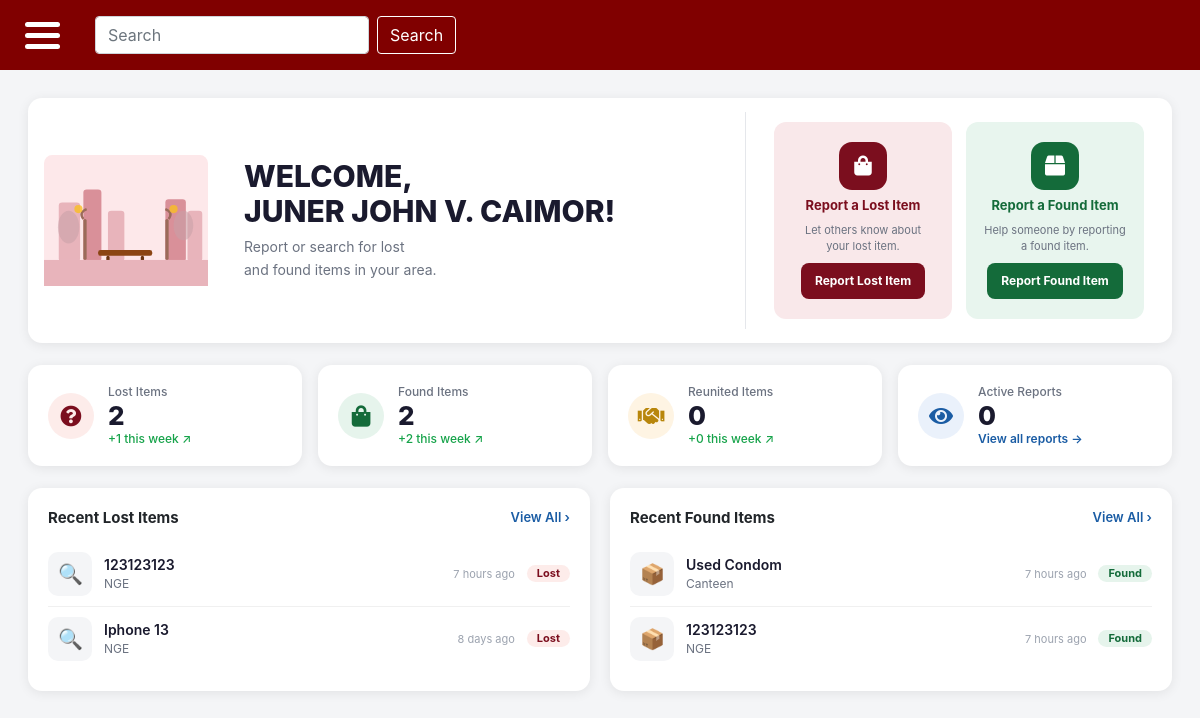
Page /dashboard.php (signed in) on the committed database.
### tables this page shows
CREATE TABLE `users` (
  `user_id` int(11) NOT NULL,
  `full_name` varchar(255) DEFAULT NULL,
  `institutionalEmail` varchar(255) DEFAULT NULL,
  `password` varchar(255) NOT NULL,
  `is_admin` tinyint(1) DEFAULT 0
);

CREATE TABLE `posts` (
  `post_id` int(11) NOT NULL,
  `user_id` int(11) DEFAULT NULL,
  `location_id` int(11) DEFAULT NULL,
  `specific_location` varchar(255) DEFAULT NULL,
  `category_id` int(11) DEFAULT NULL,
  `dropOff_id` int(11) DEFAULT NULL,
  `type` varchar(255) DEFAULT NULL,
  `itemName` varchar(255) DEFAULT NULL,
  `publicDescription` varchar(255) DEFAULT NULL,
  `privateDetails` varchar(255) DEFAULT NULL,
  `currentStatus` varchar(20) DEFAULT 'PENDING',
  `dateReported` datetime DEFAULT current_timestamp(),
  `expirationDate` datetime DEFAULT NULL
);

CREATE TABLE `location` (
  `location_id` int(11) NOT NULL,
  `locationName` varchar(255) NOT NULL,
  `zone` varchar(100) NOT NULL
);

### dashboard.php (the view, shortened to what this page needs)
<?php
require_once 'connect.php';
$lostCount     = $connection->query("SELECT COUNT(*) AS c FROM posts WHERE type='LOST'")->fetch_assoc()['c'] ?? 0;
$foundCount    = $connection->query("SELECT COUNT(*) AS c FROM posts WHERE type='FOUND'")->fetch_assoc()['c'] ?? 0;
$reunitedCount = $connection->query("SELECT COUNT(*) AS c FROM posts WHERE currentStatus='REUNITED'")->fetch_assoc()['c'] ?? 0;
$activeCount   = $connection->query("SELECT COUNT(*) AS c FROM posts WHERE currentStatus='PENDING'")->fetch_assoc()['c'] ?? 0;
$lostWeek     = $connection->query("SELECT COUNT(*) AS c FROM posts WHERE type='LOST'  AND dateReported >= NOW() - INTERVAL 7 DAY")->fetch_assoc()['c'] ?? 0;
$foundWeek    = $connection->query("SELECT COUNT(*) AS c FROM posts WHERE type='FOUND' AND dateReported >= NOW() - INTERVAL 7 DAY")->fetch_assoc()['c'] ?? 0;
$reunitedWeek = $connection->query("SELECT COUNT(*) AS c FROM posts WHERE currentStatus='REUNITED' AND dateReported >= NOW() - INTERVAL 7 DAY")->fetch_assoc()['c'] ?? 0;
$recentLostResult = $connection->query("
    SELECT p.post_id, p.itemName, p.dateReported, p.currentStatus, l.locationName
    FROM posts p
    LEFT JOIN location l ON p.location_id = l.location_id
    WHERE p.type = 'LOST'
    ORDER BY p.dateReported DESC
    LIMIT 3
");
$recentLost = $recentLostResult ? $recentLostResult->fetch_all(MYSQLI_ASSOC) : [];
$recentFoundResult = $connection->query("
    SELECT p.post_id, p.itemName, p.dateReported, p.currentStatus, l.locationName
    FROM posts p
    LEFT JOIN location l ON p.location_id = l.location_id
    WHERE p.type = 'FOUND'
    ORDER BY p.dateReported DESC
    LIMIT 3
");
$recentFound = $recentFoundResult ? $recentFoundResult->fetch_all(MYSQLI_ASSOC) : [];
function timeAgo($datetime) {
    $diff = time() - strtotime($datetime);
    if ($diff < 86400) return floor($diff/3600)  . ' hours ago';
    return floor($diff/86400) . ' days ago';
}
?>
<?php include 'header_footer/main-header.php'; ?>
<link rel="stylesheet" href="https://cdnjs.cloudflare.com/ajax/libs/font-awesome/5.15.4/css/all.min.css">
<div class="layout">
    <?php include 'side-menu.php'; ?>
    <div class="main-content">
        <div class="db-wrap">
            <div class="hero-card">
                <div class="hero-illus">
                </div>
                <div class="hero-text">
                    <h1>WELCOME,<br><?= strtoupper(htmlspecialchars($user1['full_name'] ?? 'USER')) ?>!</h1>
                    <p>Report or search for lost<br>and found items in your area.</p>
                </div>
                <div class="hero-actions">
                    <div class="act-card">
                        <div class="act-icon red"><i class="fas fa-shopping-bag"></i></div>
                        <h3 class="red">Report a Lost Item</h3>
                        <p>Let others know about your lost item.</p>
                        <a href="report_lost.php" class="btn-act red">Report Lost Item</a>
                    </div>
                    <div class="act-card green">
                        <div class="act-icon green"><i class="fas fa-box"></i></div>
                        <h3 class="green">Report a Found Item</h3>
                        <p>Help someone by reporting a found item.</p>
                        <a href="report_found.php" class="btn-act green">Report Found Item</a>
                    </div>
                </div>
            </div>
            <div class="stats-grid">
                <div class="stat-card">
                    <div class="stat-ico red"><i class="fas fa-question-circle fa-lg"></i></div>
                    <div class="stat-info">
                        <div class="lbl">Lost Items</div>
                        <div class="num"><?= $lostCount ?></div>
                        <div class="trnd">+<?= $lostWeek ?> this week ↗</div>
                    </div>
                </div>
                <div class="stat-card">
                    <div class="stat-ico green"><i class="fas fa-shopping-bag fa-lg"></i></div>
                    <div class="stat-info">
                        <div class="lbl">Found Items</div>
                        <div class="num"><?= $foundCount ?></div>
                        <div class="trnd">+<?= $foundWeek ?> this week ↗</div>
                    </div>
                </div>
                <div class="stat-card">
                    <div class="stat-ico gold"><i class="fas fa-handshake fa-lg"></i></div>
                    <div class="stat-info">
                        <div class="lbl">Reunited Items</div>
                        <div class="num"><?= $reunitedCount ?></div>
                        <div class="trnd">+<?= $reunitedWeek ?> this week ↗</div>
                    </div>
                </div>
                <div class="stat-card">
                    <div class="stat-ico blue"><i class="fas fa-eye fa-lg"></i></div>
                    <div class="stat-info">
                        <div class="lbl">Active Reports</div>
                        <div class="num"><?= $activeCount ?></div>
                        <div class="val"><a href="lost_items.php">View all reports &rarr;</a></div>
                    </div>
                </div>
            </div>
            <div class="recent-grid">
                <div class="rc-card">
                    <div class="rc-head">
                        <h3>Recent Lost Items</h3>
                        <a href="lost_items.php">View All &rsaquo;</a>
                    </div>
                    <?php if (empty($recentLost)): ?>
                        <div class="empty-state">No lost items reported yet.</div>
                    <?php else: ?>
                        <?php foreach ($recentLost as $item): ?>
                        <div class="item-row">
                            <div class="item-ico">🔍</div>
                            <div class="item-info">
                                <div class="nm"><?= htmlspecialchars($item['itemName'] ?? '—') ?></div>
                                <div class="loc"><?= htmlspecialchars($item['locationName'] ?? 'Unknown location') ?></div>
                            </div>
                            <span class="item-time"><?= timeAgo($item['dateReported']) ?></span>
                            <span class="badge lost">Lost</span>
                        </div>
                        <?php endforeach; ?>
                    <?php endif; ?>
                </div>
                <div class="rc-card">
                    <div class="rc-head">
                        <h3>Recent Found Items</h3>
                        <a href="found_items.php">View All &rsaquo;</a>
                    </div>
                    <?php if (empty($recentFound)): ?>
                        <div class="empty-state">No found items reported yet.</div>
                    <?php else: ?>
                        <?php foreach ($recentFound as $item): ?>
                        <div class="item-row">
                            <div class="item-ico">📦</div>
                            <div class="item-info">
                                <div class="nm"><?= htmlspecialchars($item['itemName'] ?? '—') ?></div>
                                <div class="loc"><?= htmlspecialchars($item['locationName'] ?? 'Unknown location') ?></div>
                            </div>
                            <span class="item-time"><?= timeAgo($item['dateReported']) ?></span>
                            <span class="badge found">Found</span>
                        </div>
                        <?php endforeach; ?>
                    <?php endif; ?>
                </div>
            </div>
        </div>
    </div>
</div>
<?php include 'header_footer/footer.php'; ?>

### css/global.css (style rules this page uses)
html, body { margin: 0; padding: 0; min-height: 100%; background-color: #f5f5f5; }
.layout { display: flex; min-height: 100vh; width: 100%; }
.main-content { flex: 1; min-height: 100vh; background-color: #f5f5f5; display: flex; flex-direction: column; }

### rows in the picture
users: full_name "JUNER JOHN V. CAIMOR"
posts: itemName "123123123", location.locationName "NGE", dateReported "7 hours ago"
posts: itemName "Iphone 13", location.locationName "NGE", dateReported "8 days ago"
posts: itemName "Used Condom", location.locationName "Canteen", dateReported "7 hours ago"
posts: itemName "123123123", location.locationName "NGE", dateReported "7 hours ago"

### other values in the picture
$lostCount "2"
$lostWeek "1"
$foundCount "2"
$foundWeek "2"
$reunitedCount "0"
$reunitedWeek "0"
$activeCount "0"
